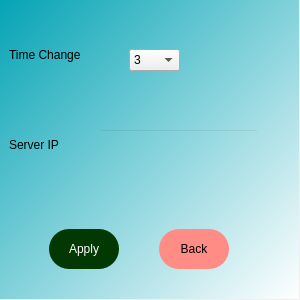
<?xml version="1.0" encoding="UTF-8"?>
<ui version="4.0">
 <class>Dialog</class>
 <widget class="QDialog" name="Dialog">
  <property name="geometry">
   <rect>
    <x>0</x>
    <y>0</y>
    <width>300</width>
    <height>300</height>
   </rect>
  </property>
  <property name="windowTitle">
   <string>Dialog</string>
  </property>
  <widget class="QWidget" name="bg2" native="true">
   <property name="geometry">
    <rect>
     <x>-1</x>
     <y>-1</y>
     <width>300</width>
     <height>300</height>
    </rect>
   </property>
   <!-- Time -->
   <property name="styleSheet">
    <string notr="true">QWidget#bg2{
background-color:qlineargradient(spread:pad, x1:0, y1:0, x2:1, y2:1, stop:0 rgba(4, 163, 181, 255), stop:1 rgba(255, 255, 255, 255));}</string>
   </property>
   <widget class="QComboBox" name="comboBox">
    <property name="geometry">
     <rect>
      <x>130</x>
      <y>50</y>
      <width>51</width>
      <height>22</height>
     </rect>
    </property>
    <property name="styleSheet">
     <string notr="true">font: 12pt &quot;Segoe UI&quot;;</string>
    </property>
    <item>
     <property name="text">
      <string>3</string>
     </property>
    </item>
    <item>
     <property name="text">
      <string>5</string>
     </property>
    </item>
    <item>
     <property name="text">
      <string>7</string>
     </property>
    </item>
   </widget>
   <widget class="QLabel" name="label">
    <property name="geometry">
     <rect>
      <x>10</x>
      <y>40</y>
      <width>131</width>
      <height>31</height>
     </rect>
    </property>
    <property name="styleSheet">
     <string notr="true">font: 14pt &quot;Segoe UI&quot;;</string>
    </property>
    <property name="text">
     <string>Time Change</string>
    </property>
   </widget>
   
   <!-- Time -->
   
   <!-- Server IP -->
   <widget class="QLineEdit" name="passfield">
    <property name="geometry">
     <rect>
      <x>100</x>
      <y>130</y>
      <width>160</width>
      <height>31</height>
     </rect>
    </property>
    <property name="styleSheet">
     <string notr="true">background-color:rgba(0,0,0,0);
font: 12pt &quot;Segoe UI&quot;;</string>
    </property>
    <property name="text">
     <string/>
    </property>
   </widget>
   
   <widget class="QLabel" name="label_2">
    <property name="geometry">
     <rect>
      <x>10</x>
      <y>130</y>
      <width>91</width>
      <height>31</height>
     </rect>
    </property>
    <property name="styleSheet">
     <string notr="true">font: 14pt &quot;Segoe UI&quot;;</string>
    </property>
    <property name="text">
     <string>Server IP</string>
    </property>
   </widget>
    <!--End Server IP -->
	
	 <!-- BUTTONS -->
   <widget class="QLabel" name="label_2">
    <property name="geometry">
     <rect>
      <x>190</x>
      <y>230</y>
      <width>47</width>
      <height>13</height>
     </rect>
    </property>
    <property name="styleSheet">
     <string notr="true">font: 12pt &quot;Segoe UI&quot;;</string>
    </property>
	 <!-- 
    <property name="text">
     <string>min</string>
    </property>
	 -->
   </widget>
   <widget class="QPushButton" name="pushButton">
    <property name="geometry">
     <rect>
      <x>50</x>
      <y>230</y>
      <width>70</width>
      <height>40</height>
     </rect>
    </property>
    <property name="styleSheet">
     <string notr="true">background-color: rgb(2, 56, 2);
color: rgb(255, 255, 255);
font: 75 14pt &quot;Segoe UI&quot;;
border-radius:20px;</string>
    </property>
    <property name="text">
     <string>Apply</string>
    </property>
   </widget>


   <widget class="QPushButton" name="back">
    <property name="geometry">
     <rect>
      <x>160</x>
      <y>230</y>
      <width>70</width>
      <height>40</height>
     </rect>
    </property>
    <property name="styleSheet">
     <string notr="true">background-color: rgb(255, 141, 133);
font: 75 14pt &quot;Segoe UI&quot;;
border-radius:20px;</string>
    </property>
    <property name="text">
     <string>Back</string>
    </property>
   </widget>
  </widget>
 </widget>
 <resources/>
 <connections/>
</ui>
